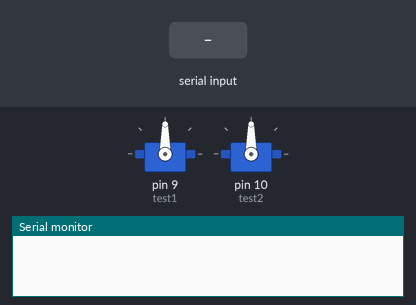
Bench run of a sketch on a simulated Arduino Uno, built with avr-gcc and run on an emulated ATmega328P. Parts: 2 × servo, the last lines printed to the serial monitor. The inputs (shaded band) are chosen by the test bench.

Above: at 1.2 s.
1.3 s: "30,150\n" received over Serial
At 2.0 s:
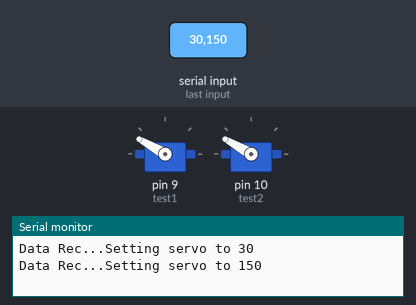
4.3 s: "90,45\n" received over Serial
At 5.5 s:
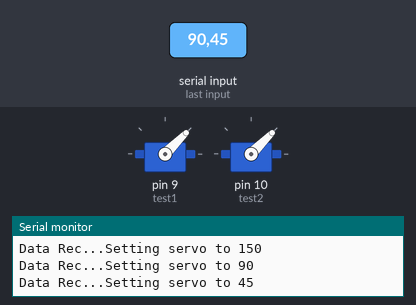
7.3 s: "5\n" received over Serial
At 7.7 s:
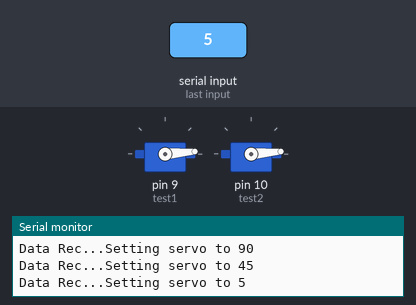
10.3 s: "200\n" received over Serial
At 11.2 s:
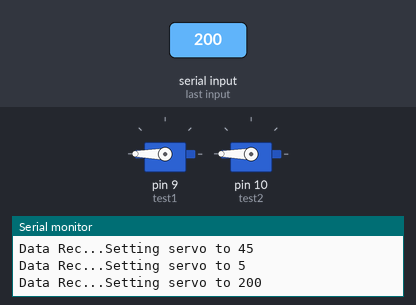
Timing chart, 0 to 13.8 s (numbered marks = the images above; inputs shaded):
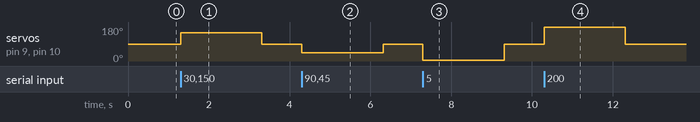

The sketch:

ServoTest.ino
```cpp
#include<Servo.h>

Servo test1;
Servo test2;

volatile int speedval;

volatile int count = 0;

void serialFlush(){
  while(Serial.available() > 0) {
    char t = Serial.read();
  }
}

void setup() {
  // put your setup code here, to run once:

  Serial.begin(19200);


  test1.attach(9);
  test2.attach(10);
  test1.write(90);
  test2.write(90);

  // Set up timer interrupt
  TCCR2A = 0;
  TCCR2B = 0;
  TCNT2 = 0;

  OCR2A = 124; // Compare value

  TCCR2A |= (1 << WGM21); // CTC mode
  TCCR2B |= (1 << CS22) | (1 << CS21) | (1 << CS20); // 1024 prescaler
  TIMSK2 |= (1 << OCIE2A);
}

ISR(TIMER2_COMPA_vect) {
  if (count > 250){ // Roughly 0.5s
    if (speedval != 90){
       speedval = 90;
       //Serial.println("resetting motor...");
       test1.write(speedval);
       test2.write(speedval);
    }
    count = 0;
  } else {
    count++;
  }
}

void loop() {
  // put your main code here, to run repeatedly:
  if (Serial.available() > 0) {
      Serial.print("Data Rec...");
      speedval =Serial.parseInt();
      count = 0;
      test1.write(speedval);
      test2.write(speedval);

      Serial.print("Setting servo to ");
      Serial.println(speedval);
      serialFlush();
  }

}
```

Measured:
- after the input at 1.3 s, servo on pin 9 (test1), servo on pin 10 (test2): 90° → 150° at once, → 90° 2.0 s later
- after the input at 4.3 s, servo on pin 9 (test1), servo on pin 10 (test2): 90° → 45° at once, → 90° 2.0 s later
- after the input at 7.3 s, servo on pin 9 (test1), servo on pin 10 (test2): 90° → 5° at once, → 90° 2.0 s later
- after the input at 10.3 s, servo on pin 9 (test1), servo on pin 10 (test2): 90° → 180° at once, → 90° 2.0 s later
